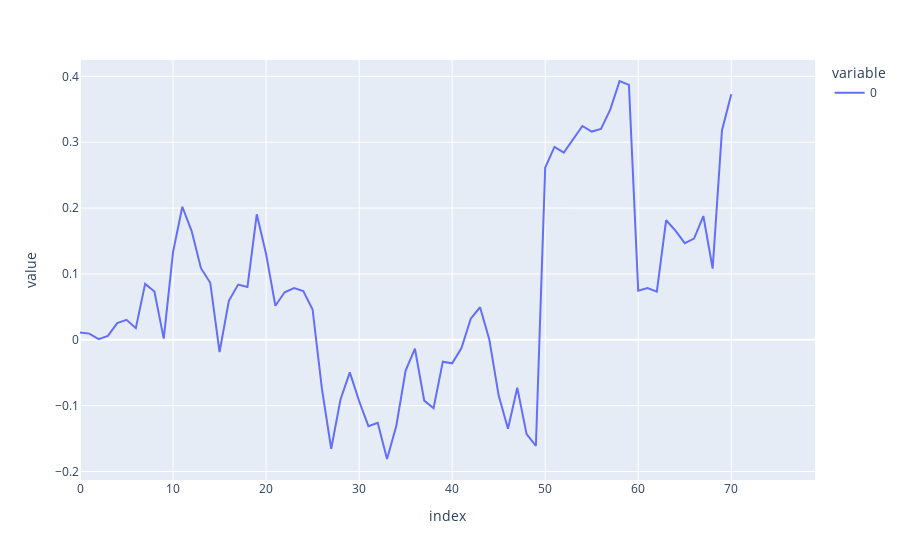

The cell this chart's notebook holds for it:
### Code cell
px.line(mean_dict(layer_to_false_prob_diffs).values())

### Figure 1 — Plotly figure (JSON) as saved in the notebook; plotly's stock layout.template omitted (floating-point values rounded to 4 significant figures)
{"data": [{"hovertemplate": "variable=0<br>index=%{x}<br>value=%{y}<extra></extra>", "legendgroup": "0", "line": {"color": "#636efa", "dash": "solid"}, "marker": {"symbol": "circle"}, "mode": "lines", "name": "0", "orientation": "v", "showlegend": true, "type": "scatter", "x": [0, 1, 2, 3, 4, 5, 6, 7, 8, 9, 10, 11, 12, 13, 14, 15, 16, 17, 18, 19, 20, 21, 22, 23, 24, 25, 26, 27, 28, 29, 30, 31, 32, 33, 34, 35, 36, 37, 38, 39, 40, 41, 42, 43, 44, 45, 46, 47, 48, 49, 50, 51, 52, 53, 54, 55, 56, 57, 58, 59, 60, 61, 62, 63, 64, 65, 66, 67, 68, 69, 70, 71, 72, 73, 74, 75, 76, 77, 78, 79], "xaxis": "x", "y": [0.0109, 0.009335, 0.00102, 0.005991, 0.02534, 0.03027, 0.01768, 0.08482, 0.07336, 0.001753, 0.1331, 0.202, 0.165, 0.1087, 0.08662, -0.01858, 0.05921, 0.08374, 0.08022, 0.1905, 0.1303, 0.05165, 0.07221, 0.07839, 0.07381, 0.04608, -0.07425, -0.1655, -0.09074, -0.04943, -0.09295, -0.1312, -0.1261, -0.181, -0.1305, -0.04675, -0.01358, -0.09241, -0.1039, -0.03323, -0.03578, -0.01254, 0.03212, 0.0494, -1.688e-05, -0.0848, -0.1351, -0.0728, -0.1432, -0.1613, 0.2613, 0.2929, 0.2843, 0.3044, 0.3246, 0.3162, 0.3201, 0.3498, 0.3929, 0.3871, 0.07462, 0.07869, 0.07298, 0.1815, 0.1658, 0.1468, 0.1536, 0.1879, 0.108, 0.3179, 0.3729, null, null, null, null, null, null, null, null, null], "yaxis": "y"}], "layout": {"legend": {"title": {"text": "variable"}, "tracegroupgap": 0}, "margin": {"t": 60}, "xaxis": {"anchor": "y", "domain": [0, 1], "title": {"text": "index"}}, "yaxis": {"anchor": "x", "domain": [0, 1], "title": {"text": "value"}}}}
